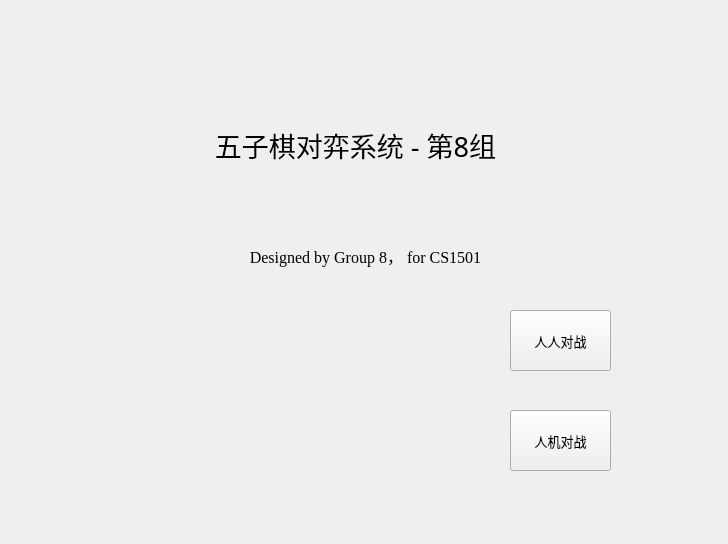
<?xml version="1.0" encoding="UTF-8"?>
<ui version="4.0">
 <class>Widget</class>
 <widget class="QWidget" name="Widget">
  <property name="geometry">
   <rect>
    <x>0</x>
    <y>0</y>
    <width>728</width>
    <height>544</height>
   </rect>
  </property>
  <property name="palette">
   <palette>
    <active>
     <colorrole role="WindowText">
      <brush brushstyle="SolidPattern">
       <color alpha="255">
        <red>0</red>
        <green>0</green>
        <blue>0</blue>
       </color>
      </brush>
     </colorrole>
     <colorrole role="Midlight">
      <brush brushstyle="SolidPattern">
       <color alpha="255">
        <red>152</red>
        <green>169</green>
        <blue>227</blue>
       </color>
      </brush>
     </colorrole>
     <colorrole role="Dark">
      <brush brushstyle="SolidPattern">
       <color alpha="255">
        <red>66</red>
        <green>76</green>
        <blue>160</blue>
       </color>
      </brush>
     </colorrole>
     <colorrole role="Mid">
      <brush brushstyle="SolidPattern">
       <color alpha="255">
        <red>123</red>
        <green>128</green>
        <blue>160</blue>
       </color>
      </brush>
     </colorrole>
     <colorrole role="Text">
      <brush brushstyle="SolidPattern">
       <color alpha="255">
        <red>0</red>
        <green>0</green>
        <blue>0</blue>
       </color>
      </brush>
     </colorrole>
     <colorrole role="ButtonText">
      <brush brushstyle="SolidPattern">
       <color alpha="255">
        <red>0</red>
        <green>0</green>
        <blue>0</blue>
       </color>
      </brush>
     </colorrole>
     <colorrole role="Shadow">
      <brush brushstyle="SolidPattern">
       <color alpha="255">
        <red>86</red>
        <green>88</green>
        <blue>105</blue>
       </color>
      </brush>
     </colorrole>
     <colorrole role="PlaceholderText">
      <brush brushstyle="SolidPattern">
       <color alpha="128">
        <red>0</red>
        <green>0</green>
        <blue>0</blue>
       </color>
      </brush>
     </colorrole>
    </active>
    <inactive>
     <colorrole role="WindowText">
      <brush brushstyle="SolidPattern">
       <color alpha="255">
        <red>0</red>
        <green>0</green>
        <blue>0</blue>
       </color>
      </brush>
     </colorrole>
     <colorrole role="Midlight">
      <brush brushstyle="SolidPattern">
       <color alpha="255">
        <red>152</red>
        <green>169</green>
        <blue>227</blue>
       </color>
      </brush>
     </colorrole>
     <colorrole role="Dark">
      <brush brushstyle="SolidPattern">
       <color alpha="255">
        <red>66</red>
        <green>76</green>
        <blue>160</blue>
       </color>
      </brush>
     </colorrole>
     <colorrole role="Mid">
      <brush brushstyle="SolidPattern">
       <color alpha="255">
        <red>123</red>
        <green>128</green>
        <blue>160</blue>
       </color>
      </brush>
     </colorrole>
     <colorrole role="Text">
      <brush brushstyle="SolidPattern">
       <color alpha="255">
        <red>0</red>
        <green>0</green>
        <blue>0</blue>
       </color>
      </brush>
     </colorrole>
     <colorrole role="ButtonText">
      <brush brushstyle="SolidPattern">
       <color alpha="255">
        <red>0</red>
        <green>0</green>
        <blue>0</blue>
       </color>
      </brush>
     </colorrole>
     <colorrole role="Shadow">
      <brush brushstyle="SolidPattern">
       <color alpha="255">
        <red>86</red>
        <green>88</green>
        <blue>105</blue>
       </color>
      </brush>
     </colorrole>
     <colorrole role="PlaceholderText">
      <brush brushstyle="SolidPattern">
       <color alpha="128">
        <red>0</red>
        <green>0</green>
        <blue>0</blue>
       </color>
      </brush>
     </colorrole>
    </inactive>
    <disabled>
     <colorrole role="WindowText">
      <brush brushstyle="SolidPattern">
       <color alpha="255">
        <red>66</red>
        <green>76</green>
        <blue>160</blue>
       </color>
      </brush>
     </colorrole>
     <colorrole role="Midlight">
      <brush brushstyle="SolidPattern">
       <color alpha="255">
        <red>152</red>
        <green>169</green>
        <blue>227</blue>
       </color>
      </brush>
     </colorrole>
     <colorrole role="Dark">
      <brush brushstyle="SolidPattern">
       <color alpha="255">
        <red>66</red>
        <green>76</green>
        <blue>160</blue>
       </color>
      </brush>
     </colorrole>
     <colorrole role="Mid">
      <brush brushstyle="SolidPattern">
       <color alpha="255">
        <red>123</red>
        <green>128</green>
        <blue>160</blue>
       </color>
      </brush>
     </colorrole>
     <colorrole role="Text">
      <brush brushstyle="SolidPattern">
       <color alpha="255">
        <red>66</red>
        <green>76</green>
        <blue>160</blue>
       </color>
      </brush>
     </colorrole>
     <colorrole role="ButtonText">
      <brush brushstyle="SolidPattern">
       <color alpha="255">
        <red>66</red>
        <green>76</green>
        <blue>160</blue>
       </color>
      </brush>
     </colorrole>
     <colorrole role="Shadow">
      <brush brushstyle="SolidPattern">
       <color alpha="255">
        <red>86</red>
        <green>88</green>
        <blue>105</blue>
       </color>
      </brush>
     </colorrole>
     <colorrole role="PlaceholderText">
      <brush brushstyle="SolidPattern">
       <color alpha="128">
        <red>0</red>
        <green>0</green>
        <blue>0</blue>
       </color>
      </brush>
     </colorrole>
    </disabled>
   </palette>
  </property>
  <property name="font">
   <font>
    <family>Arial</family>
   </font>
  </property>
  <property name="windowTitle">
   <string>Gobang_by_livingsu</string>
  </property>
  <property name="windowIcon">
   <iconset resource="icon.qrc">
    <normaloff>:/new/prefix1/ChainsawMan (1).png</normaloff>:/new/prefix1/ChainsawMan (1).png</iconset>
  </property>
  <widget class="QPushButton" name="btn_player">
   <property name="geometry">
    <rect>
     <x>510</x>
     <y>310</y>
     <width>101</width>
     <height>61</height>
    </rect>
   </property>
   <property name="sizePolicy">
    <sizepolicy hsizetype="Expanding" vsizetype="Expanding">
     <horstretch>0</horstretch>
     <verstretch>0</verstretch>
    </sizepolicy>
   </property>
   <property name="font">
    <font>
     <family>苹方-简</family>
     <pointsize>10</pointsize>
    </font>
   </property>
   <property name="text">
    <string>人人对战</string>
   </property>
   <property name="iconSize">
    <size>
     <width>20</width>
     <height>20</height>
    </size>
   </property>
  </widget>
  <widget class="QPushButton" name="btn_ai">
   <property name="geometry">
    <rect>
     <x>510</x>
     <y>410</y>
     <width>101</width>
     <height>61</height>
    </rect>
   </property>
   <property name="sizePolicy">
    <sizepolicy hsizetype="Expanding" vsizetype="Expanding">
     <horstretch>0</horstretch>
     <verstretch>0</verstretch>
    </sizepolicy>
   </property>
   <property name="font">
    <font>
     <family>苹方-简</family>
     <pointsize>10</pointsize>
    </font>
   </property>
   <property name="text">
    <string>人机对战</string>
   </property>
  </widget>
  <widget class="QLabel" name="label">
   <property name="geometry">
    <rect>
     <x>-70</x>
     <y>100</y>
     <width>851</width>
     <height>91</height>
    </rect>
   </property>
   <property name="font">
    <font>
     <family>华文中宋</family>
     <pointsize>20</pointsize>
    </font>
   </property>
   <property name="text">
    <string>五子棋对弈系统 - 第8组</string>
   </property>
   <property name="textFormat">
    <enum>Qt::RichText</enum>
   </property>
   <property name="alignment">
    <set>Qt::AlignCenter</set>
   </property>
  </widget>
  <widget class="QLabel" name="label_2">
   <property name="geometry">
    <rect>
     <x>-60</x>
     <y>220</y>
     <width>851</width>
     <height>71</height>
    </rect>
   </property>
   <property name="font">
    <font>
     <family>Times New Roman</family>
     <pointsize>12</pointsize>
    </font>
   </property>
   <property name="text">
    <string>Designed by Group 8， for CS1501</string>
   </property>
   <property name="alignment">
    <set>Qt::AlignCenter</set>
   </property>
  </widget>
 </widget>
 <resources>
  <include location="icon.qrc"/>
 </resources>
 <connections/>
</ui>
